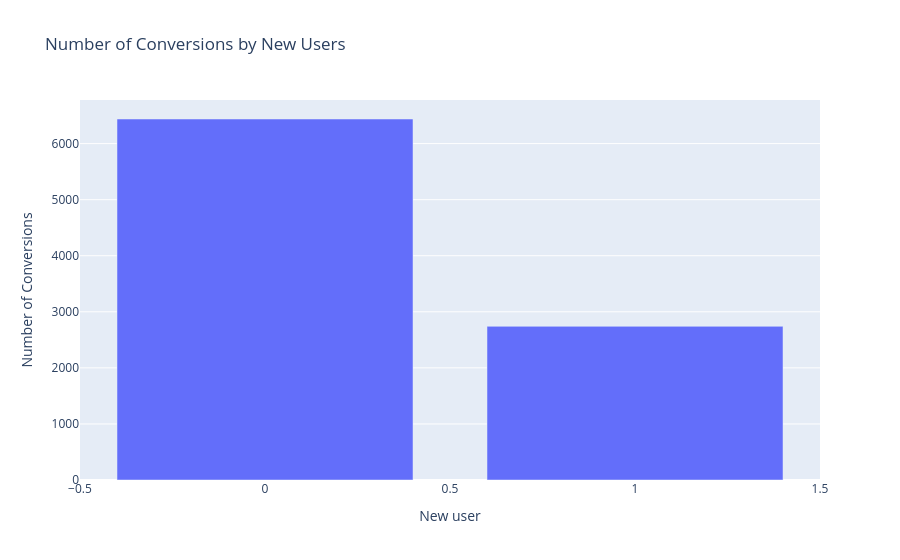

Notebook cell for this chart:
### Code cell
data_country_converted = data_train.groupby("new_user")["converted"].sum().reset_index()

fig = px.bar(
    data_country_converted,
    x="new_user",
    y="converted",
    labels={"new_user": "New user", "converted": "Number of Conversions"},
    title="Number of Conversions by New Users"
)
fig.show()

### Figure 1 — Plotly figure (JSON) as saved in the notebook; plotly's stock layout.template omitted (floating-point values rounded to 4 significant figures)
{"data": [{"hovertemplate": "New user=%{x}<br>Number of Conversions=%{y}<extra></extra>", "legendgroup": "", "marker": {"color": "#636efa", "pattern": {"shape": ""}}, "name": "", "orientation": "v", "showlegend": false, "textposition": "auto", "type": "bar", "x": [0, 1], "xaxis": "x", "y": [6439, 2741], "yaxis": "y"}], "layout": {"barmode": "relative", "legend": {"tracegroupgap": 0}, "title": {"text": "Number of Conversions by New Users"}, "xaxis": {"anchor": "y", "domain": [0, 1], "title": {"text": "New user"}}, "yaxis": {"anchor": "x", "domain": [0, 1], "title": {"text": "Number of Conversions"}}}}
